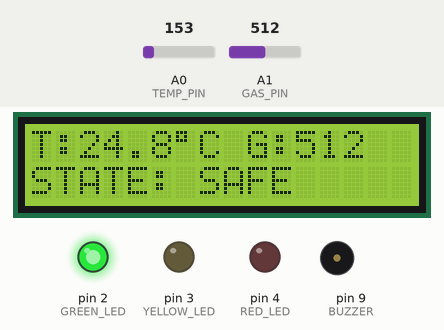
The sketch below on a simulated Arduino Uno, built with avr-gcc and run on an emulated ATmega328P. Shown: 16×2 character LCD, output pins drawn as LEDs (lit = HIGH), buzzer (waves = sounding). The test bench sets the inputs (shaded band); at power-on: A0 (TEMP_PIN) = 153, A1 (GAS_PIN) = 512. What the sketch prints to the serial monitor is not drawn.

Above: at 2.7 s.
2.8 s: A0 (TEMP_PIN) set to 162
At 5.5 s:
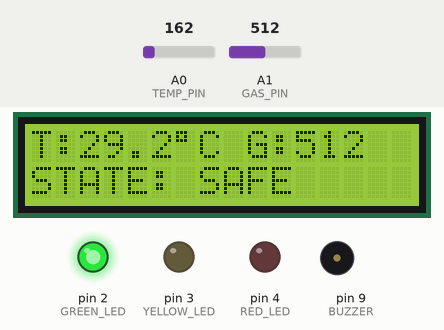
5.7 s: A1 (GAS_PIN) set to 534
At 7.6 s:
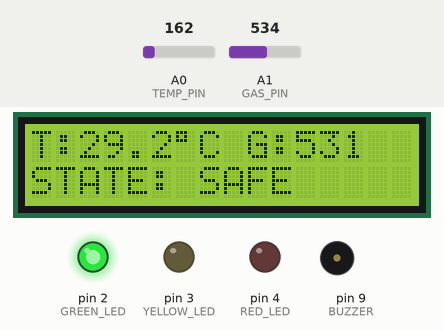
7.9 s: A1 (GAS_PIN) set to 563
At 9.9 s:
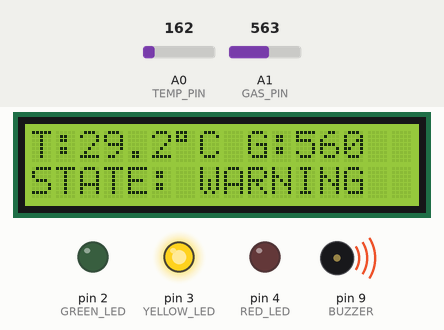
10.5 s: A0 (TEMP_PIN) set to 175
At 11.42 s:
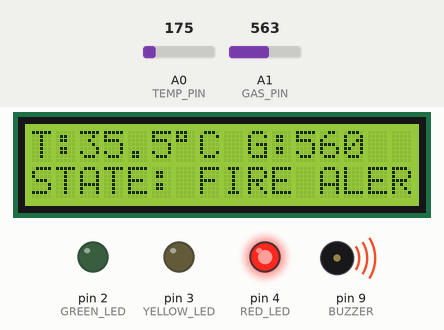
13.5 s: A1 (GAS_PIN) set to 685
At 14.14 s:
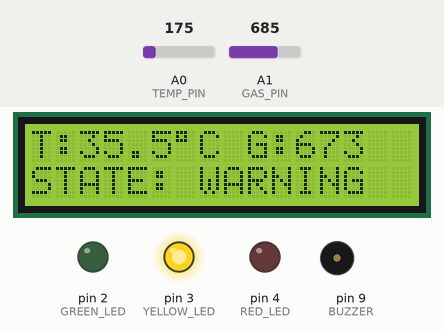
15.5 s: A1 (GAS_PIN) set to 716
At 17.0 s:
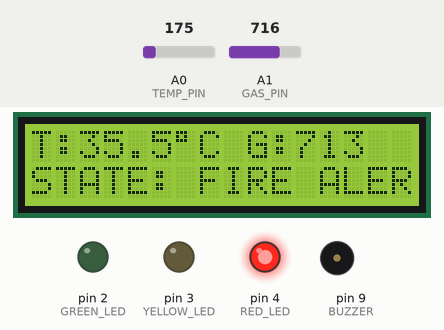
Timing chart, 0 to 18.5 s (numbered marks = the images above; inputs shaded):
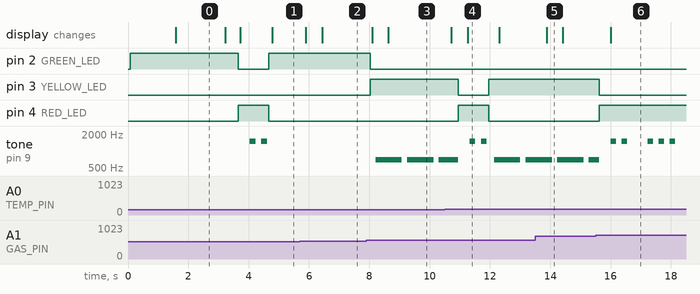

The sketch:

source_code.ino
```cpp
#include <LiquidCrystal.h>

LiquidCrystal lcd(12, 11, 5, 6, 7, 8);

// Existing pin connections
const int TEMP_PIN = A0;
const int GAS_PIN = A1;

const int GREEN_LED = 2;
const int YELLOW_LED = 3;
const int RED_LED = 4;
const int BUZZER = 9;

// Demo thresholds
const float WARNING_TEMP = 35.0;
const float FIRE_TEMP = 50.0;

const int GAS_WARNING = 550;
const int GAS_FIRE = 700;

// Rate-of-rise threshold in degrees C per minute.
// Tune only after observing your Tinkercad sensor behavior.
const float RAPID_RISE_C_PER_MIN = 5.0;

// Gas smoothing
const int GAS_SAMPLES = 5;
const int GAS_HYSTERESIS = 30;

// States
const int SAFE = 0;
const int WARNING = 1;
const int FIRE_ALERT = 2;

int currentState = SAFE;
int filteredGas = 0;

float previousTemp = 0.0;
float temperatureRiseRate = 0.0;

unsigned long previousTempTime = 0;
unsigned long lastAlarmUpdate = 0;
unsigned long lastDisplayUpdate = 0;

int alarmStep = 0;
bool alarmOn = false;

// Read and average several gas readings
int readGasFiltered() {
  long total = 0;

  for (int i = 0; i < GAS_SAMPLES; i++) {
    total += analogRead(GAS_PIN);
  }

  return total / GAS_SAMPLES;
}

// Update LED outputs according to state
void updateLEDs(int state) {
  // Active-HIGH: HIGH = ON
  digitalWrite(GREEN_LED, state == SAFE ? HIGH : LOW);
  digitalWrite(YELLOW_LED, state == WARNING ? HIGH : LOW);
  digitalWrite(RED_LED, state == FIRE_ALERT ? HIGH : LOW);
}

// Non-blocking alarm patterns
void updateAlarm(unsigned long now) {
  unsigned long interval;
  bool shouldSound;

  if (currentState == SAFE) {
    noTone(BUZZER);
    alarmOn = false;
    alarmStep = 0;
    return;
  }

  if (currentState == WARNING) {
    // One short beep every second
    interval = (alarmStep == 0) ? 150 : 850;

    if (now - lastAlarmUpdate >= interval) {
      lastAlarmUpdate = now;
      alarmStep = (alarmStep + 1) % 2;
      alarmOn = (alarmStep == 1);
    }

    shouldSound = alarmOn;
  } else {
    // Three rapid beeps, then a longer pause
    const unsigned long pattern[] = {
      150, 150, 150, 150, 150, 650
    };

    if (now - lastAlarmUpdate >= pattern[alarmStep]) {
      lastAlarmUpdate = now;
      alarmStep = (alarmStep + 1) % 6;
      alarmOn = (alarmStep == 0 ||
                 alarmStep == 2 ||
                 alarmStep == 4);
    }

    shouldSound = alarmOn;
  }

  if (shouldSound) {
    tone(BUZZER, currentState == FIRE_ALERT ? 1500 : 700);
  } else {
    noTone(BUZZER);
  }
}

void setup() {
  pinMode(GREEN_LED, OUTPUT);
  pinMode(YELLOW_LED, OUTPUT);
  pinMode(RED_LED, OUTPUT);
  pinMode(BUZZER, OUTPUT);

  Serial.begin(9600);
  lcd.begin(16, 2);

  lcd.setCursor(0, 0);
  lcd.print("SMART FIRE V2");
  lcd.setCursor(0, 1);
  lcd.print("Initializing...");

  updateLEDs(SAFE);
  noTone(BUZZER);

  delay(1500);
  lcd.clear();

  filteredGas = readGasFiltered();

  int rawTemp = analogRead(TEMP_PIN);
  float voltage = rawTemp * (5.0 / 1023.0);
  previousTemp = (voltage - 0.5) * 100.0;

  previousTempTime = millis();
}

void loop() {
  unsigned long now = millis();

  // Read TMP36
  int rawTemp = analogRead(TEMP_PIN);
  float voltage = rawTemp * (5.0 / 1023.0);
  float temperatureC = (voltage - 0.5) * 100.0;

  // Smooth gas readings using a moving average
  int newGas = readGasFiltered();

  // Exponential smoothing: 70% previous, 30% new
  filteredGas = (filteredGas * 7 + newGas * 3) / 10;

  // Calculate temperature rise rate once per second
  unsigned long elapsed = now - previousTempTime;

  if (elapsed >= 1000) {
    temperatureRiseRate =
      (temperatureC - previousTemp) * 60000.0 / elapsed;

    previousTemp = temperatureC;
    previousTempTime = now;
  }

  // Determine alert using hysteresis
  int nextState = currentState;

  if (temperatureC >= FIRE_TEMP ||
      filteredGas >= GAS_FIRE ||
      temperatureRiseRate >= RAPID_RISE_C_PER_MIN) {
    nextState = FIRE_ALERT;
  }
  else if (temperatureC >= WARNING_TEMP ||
           filteredGas >= GAS_WARNING) {
    nextState = WARNING;
  }
  else if (temperatureC < WARNING_TEMP - 1.0 &&
           filteredGas < GAS_WARNING - GAS_HYSTERESIS) {
    nextState = SAFE;
  }

  // Update alarm phase when state changes
  if (nextState != currentState) {
    currentState = nextState;
    alarmStep = 0;
    alarmOn = false;
    lastAlarmUpdate = now;
  }

  updateLEDs(currentState);
  updateAlarm(now);

  // Refresh LCD approximately twice per second
  if (now - lastDisplayUpdate >= 500) {
    lastDisplayUpdate = now;

    lcd.setCursor(0, 0);
    lcd.print("T:");
    lcd.print(temperatureC, 1);
    lcd.write(byte(223));
    lcd.print("C G:");
    lcd.print(filteredGas);
    lcd.print("  ");

    lcd.setCursor(0, 1);

    if (currentState == SAFE) {
      lcd.print("STATE: SAFE     ");
    } else if (currentState == WARNING) {
      lcd.print("STATE: WARNING  ");
    } else {
      lcd.print("STATE: FIRE ALERT");
    }
  }

  // Diagnostic output
  Serial.print("Temp:");
  Serial.print(temperatureC, 1);
  Serial.print(" C | Gas:");
  Serial.print(filteredGas);
  Serial.print(" | Rise:");
  Serial.print(temperatureRiseRate, 1);
  Serial.print(" C/min | State:");

  if (currentState == SAFE) {
    Serial.println("SAFE");
  } else if (currentState == WARNING) {
    Serial.println("WARNING");
  } else {
    Serial.println("FIRE ALERT");
  }
}
```

Measured:
- the behaviour switches between 153 and 154 on A0 (TEMP_PIN) (found by bisection; images 0 and 1)
- the behaviour switches between 552 and 553 on A1 (GAS_PIN) (found by bisection; images 2 and 3)
- the behaviour switches between 702 and 703 on A1 (GAS_PIN) (found by bisection; images 5 and 6)
- after the input at 2.8 s, pin 2 (GREEN_LED): HIGH → LOW after 0.86 s, → HIGH 1.0 s later; pin 4 (RED_LED): LOW → HIGH after 0.86 s, → LOW 1.0 s later; tone on pin 9 (BUZZER): alternates 1500 Hz for 0.19 s and silent for 0.19 s, 4 changes in all, then stays silent, starting after 1.2 s; the display: changes after 0.42 s (image 1)
- after the input at 5.7 s, the display: first changes after 0.19 s (image 2 shows a later state)
- after the input at 7.9 s, pin 2 (GREEN_LED): HIGH → LOW after 0.14 s; pin 3 (YELLOW_LED): LOW → HIGH after 0.14 s; tone on pin 9 (BUZZER): alternates 700 Hz for 0.87 s and silent for 0.17 s, starting after 0.31 s; the display: first changes after 0.20 s (image 3 shows a later state)
- after the input at 10.5 s, pin 3 (YELLOW_LED): HIGH → LOW after 0.45 s, → HIGH 1.0 s later; pin 4 (RED_LED): LOW → HIGH after 0.45 s, → LOW 1.0 s later; the display: first changes after 0.22 s (image 4 shows a later state)
- after the input at 13.5 s, the display: changes after 0.39 s (image 5)
- after the input at 15.5 s, pin 3 (YELLOW_LED): HIGH → LOW after 0.13 s; pin 4 (RED_LED): LOW → HIGH after 0.13 s; the display: changes after 0.50 s (image 6)
